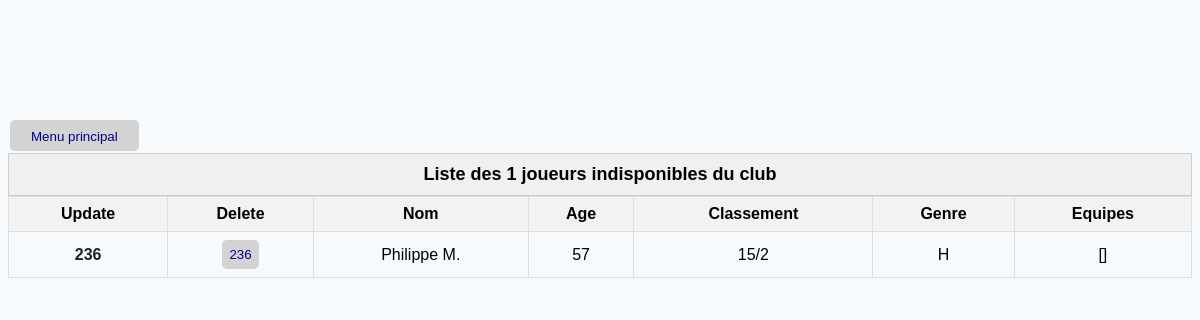
The page /invalid_players on the database its author committed.
### TennisModel.py (models this page shows, shortened)
class Player(db.Model):
    __tablename__ = 'player'
    id = db.Column(db.Integer, primary_key=True, autoincrement=True)
    birthDate = db.Column(db.DateTime, nullable=False)
    weight = db.Column(db.Integer, nullable=True)
    height = db.Column(db.Integer, nullable=True)
    isActive = db.Column(db.Boolean, default=True)
    clubId = db.Column(db.String(10), db.ForeignKey('club.id'), nullable=False)  # Add this line
    club = relationship('Club', back_populates='players')  # Add this line
    licenseId = db.Column(db.Integer, db.ForeignKey('license.id'), nullable=False)
    license = relationship('License', back_populates='players')
    teams = relationship('Team', secondary=player_team_association, back_populates='players')
    @property
    def gender(self):
        return self.license.gender
    @property
    def ranking(self):
        return self.license.ranking.value
    @property
    def name(self):
        return f'{self.license.firstName} {self.license.lastName[0]}.'
    @property
    def age(self):
        today = datetime.now()
        return today.year - self.birthDate.year - ((today.month, today.day) < (self.birthDate.month, self.birthDate.day))
    def __repr__(self):
        return f'{self.name}'

class License(db.Model):
    __tablename__ = 'license'
    id = db.Column(db.Integer, primary_key=True)
    firstName = db.Column(db.String(20), nullable=False)
    lastName = db.Column(db.String(20), nullable=False)
    letter = db.Column(db.String(1), nullable=False)
    year = db.Column(db.Integer, nullable=False)  # Année de la licence
    gender = db.Column(db.Integer, nullable=False)  # Champ masculin/féminin (0 pour masculin, 1 pour féminin, 2 pour mixte)
    rankingId = db.Column(db.Integer, ForeignKey('ranking.id'), nullable=False)
    ranking = relationship('Ranking', foreign_keys=[rankingId], back_populates='license')
    rankings = relationship('Ranking', back_populates='license', foreign_keys=[rankingId])
    players = relationship('Player', back_populates='license')

class Ranking(db.Model):
    __tablename__ = 'ranking'
    id = db.Column(db.Integer, primary_key=True, autoincrement=True)
    value = db.Column(db.String(10), nullable=False)  # Valeur du classement (par exemple, "15/4")
    series = db.Column(db.Integer, nullable=True)  # 1ère, 2ème, 3ème, 4ème série
    license = relationship('License', back_populates='rankings')

### flask_app.py (the view)
@app.route('/invalid_players')
def show_invalid_players():
    inactive_players = Player.query.filter(not_(Player.isActive)).all()
    app.logger.debug(f'invalid players: {inactive_players}')
    return render_template('players.html', players=inactive_players, active_players=False)

### flask_app.py (called while the page is built)
@app.before_request
def create_tables():
    db.create_all()

### templates/players.html (shortened to what this page needs)
{% extends 'base.html' %}
{% block main %}
{% set status = 'disponibles' if active_players else 'indisponibles' %}
<main>
    {% if players %}
    <table class="players">
        <caption class="table-caption">Liste des {{ players|length }} {{'joueuses' if gender else 'joueurs'}} {{ status }} du club </caption>
        <thead>
        <tr>
            <th>Update</th>
            <th>Delete</th>
            <th>Nom</th>
            <th>Age</th>
            <th>Classement</th>
            <th>Genre</th>
            <th>Equipes</th>
        </tr>
        </thead>
        {% for player in players %}
        <div id="player">
            <tr>
                <td><a href="{{ url_for('update_player', id=player.id) }}">{{player.id}}</a></td>
                <td><button onclick="confirmDelete({{ player.id }})">{{player.id}}</button></td>
                <td>{{ player.name }}</td>
                <td>{{ player.age }}</td>
                <td>{{ player.ranking }}</td>
                <td>{{ 'F' if player.gender else 'H' }}</td>
                <td>{{ player.teams }}</td>
            </tr>
        </div>
        {%endfor %}
    </table>
    {% else %}
    <p style="font-size: 16px; text-align: center;">Pas de joueurs {{status}} ✌️</p>
    {% endif %}
</main>
{% endblock main %}

### static/css/style.css (style rules this page uses)
body { background-color: #F7FAFC; justify-content: center; margin-top: 10%; font-family: Arial, Helvetica, sans-serif; }
.players { width: 100%; border-collapse: collapse; grid-template-columns: repeat(10, 1fr); }
a { color: #1E1E2D; font-size: 16px; font-weight: 600; text-decoration: none; }
button { color: darkblue; background-color: lightgray; padding: 7px; border: none; border-radius: 5px; border-collapse: collapse; }
main { display: grid; justify-items: center; }
th, td { border: 1px solid #ddd; padding: 8px; text-align: center; }
th { background-color: #f2f2f2; }
.table-caption { font-weight: bold; font-size: 18px; padding: 10px; border: 1px solid #ccc; background-color: #f0f0f0; }

### rows shown on the page
Player: id "236", name "Philippe M.", age "57", ranking "15/2", teams "[]"
License: gender "H"

### other values the page prints
{{ players|length }} "1"
{{ 'joueuses' if gender else 'joueurs' }} "joueurs"
{{ status }} "indisponibles"
